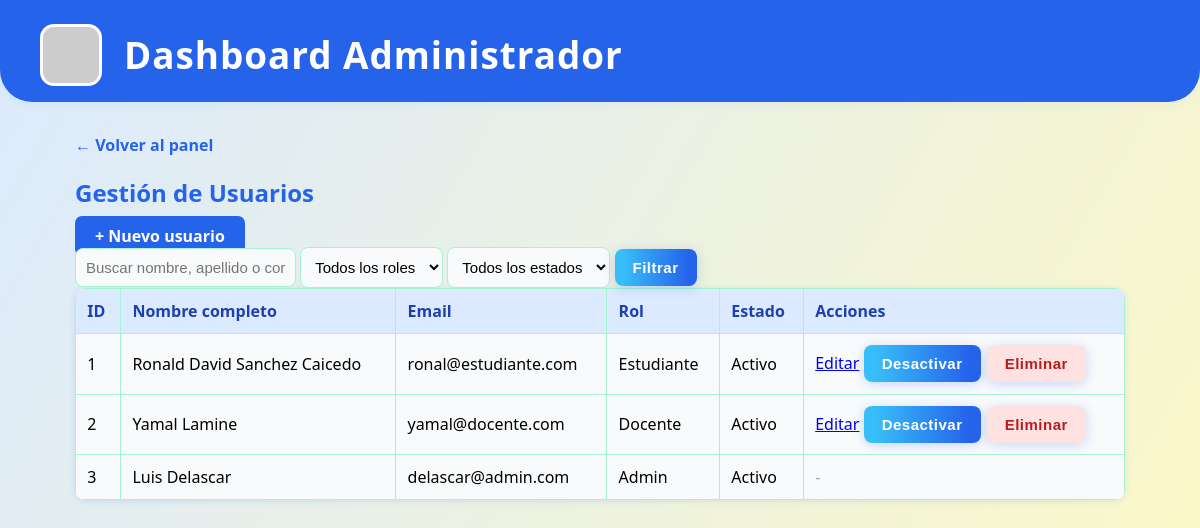
/colegio-dashboard/admin_usuarios.php (signed in), run on the app's committed database.
### tables this page shows
CREATE TABLE `usuarios` (
  `id_usuario` int(11) NOT NULL,
  `nombre` varchar(100) NOT NULL,
  `apellido` varchar(100) NOT NULL,
  `documento_identidad` varchar(50) NOT NULL,
  `tipo_usuario` enum('estudiante','docente','admin') NOT NULL,
  `email` varchar(255) NOT NULL,
  `telefono` varchar(20) DEFAULT NULL,
  `direccion` varchar(255) DEFAULT NULL,
  `estado` enum('activo','inactivo') NOT NULL,
  `fecha_registro` timestamp NOT NULL DEFAULT current_timestamp(),
  `password` varchar(255) NOT NULL
);

### colegio-dashboard/admin_usuarios.php (the view, shortened to what this page needs)
<?php
require_once 'includes/db.php';
$busqueda = isset($_GET['q']) ? trim($_GET['q']) : '';
$query = "SELECT id_usuario, nombre, apellido, email, tipo_usuario, estado FROM usuarios WHERE 1=1";
$query .= " ORDER BY tipo_usuario ASC, estado DESC, nombre ASC";
$stmt = $conn->prepare($query);
$stmt->execute();
$res = $stmt->get_result();
$usuarios = $res->fetch_all(MYSQLI_ASSOC);
?>
<!DOCTYPE html>
<html lang="es">
<head>
    <link rel="stylesheet" href="assets/dashboard.css"/>
</head>
<body>
    <?php include 'header_dashboard_d.php'; ?>
    <div class="container" style="max-width:1050px; margin: 0 auto;">
        <div class="usuarios-header">
            <a href="admin_dashboard.php" class="volver-btn" style="color:#2563eb;font-weight:700;text-decoration:none;">&larr; Volver al panel</a>
            <h2>Gestión de Usuarios</h2>
            <a href="admin_usuario_nuevo.php" class="nuevo-btn" style="background:#2563eb;color:#fff;padding:9px 20px;border-radius:7px;font-weight:700;text-decoration:none;">+ Nuevo usuario</a>
            <form class="usuarios-filtros" method="get" action="">
                <input type="text" name="q" placeholder="Buscar nombre, apellido o correo" value="<?php echo htmlspecialchars($busqueda); ?>">
                <select name="tipo_usuario">
                    <option value="">Todos los roles</option>
                </select>
                <select name="estado">
                    <option value="">Todos los estados</option>
                </select>
                <button type="submit">Filtrar</button>
            </form>
        </div>
        <table class="usuarios-table">
            <thead>
                <tr>
                    <th>ID</th>
                    <th>Nombre completo</th>
                    <th>Email</th>
                    <th>Rol</th>
                    <th>Estado</th>
                    <th>Acciones</th>
                </tr>
            </thead>
            <tbody>
            <?php if (count($usuarios) === 0): ?>
                <tr><td colspan="6" style="text-align:center;">No se encontraron usuarios.</td></tr>
            <?php else: foreach ($usuarios as $u): ?>
                <tr>
                    <td><?php echo $u['id_usuario']; ?></td>
                    <td><?php echo htmlspecialchars($u['nombre'] . ' ' . $u['apellido']); ?></td>
                    <td><?php echo htmlspecialchars($u['email']); ?></td>
                    <td class="usuario-tipo-<?php echo $u['tipo_usuario']; ?>">
                        <?php echo ucfirst($u['tipo_usuario']); ?>
                    </td>
                    <td class="usuario-estado-<?php echo $u['estado']; ?>">
                        <?php echo ucfirst($u['estado']); ?>
                    </td>
                    <td>
                        <div class="acciones-form">
                        <?php if ($u['tipo_usuario'] != 'admin'): ?>
                            <a href="admin_usuario_editar.php?id=<?php echo $u['id_usuario']; ?>" class="editar" title="Editar usuario">Editar</a>
                            <form method="post" style="display:inline;">
                                <?php if ($u['estado'] == 'activo'): ?>
                                    <button type="submit" name="accion" value="desactivar" class="desactivar" title="Desactivar usuario">Desactivar</button>
                                <?php else: ?>
                                    <button type="submit" name="accion" value="activar" class="activar" title="Activar usuario">Activar</button>
                                <?php endif; ?>
                            </form>
                            <form method="post" style="display:inline;" onsubmit="return confirmarEliminacion(this);">
                                <button type="submit" name="accion" value="eliminar" class="eliminar" title="Eliminar usuario">Eliminar</button>
                            </form>
                        <?php else: ?>
                            <span style="color: #a3a3a3;">-</span>
                        <?php endif; ?>
                        </div>
                    </td>
                </tr>
            <?php endforeach; endif; ?>
            </tbody>
        </table>
    </div>
</body>
</html>

### colegio-dashboard/assets/dashboard.css (style rules this page uses)
body { background: linear-gradient(120deg, #dbeafe 0%, #fef9c3 100%); font-family: 'Segoe UI', 'Nunito', Arial, sans-serif; margin: 0; padding: 0; min-height: 100vh; }
h1, h2 { color: #2563eb; margin-bottom: 16px; font-weight: 800; font-family: 'Segoe UI', 'Nunito', Arial, sans-serif; }
table { border-collapse: collapse; width: 100%; background: #f9fafb; margin-bottom: 0.7em; border-radius: 10px; overflow: hidden; box-shadow: 0 1px 6px #2563eb22; }
th, td { border: 1px solid #a7f3d0; padding: 0.7em; text-align: left; }
th { background: #dbeafe; color: #1e40af; font-weight: 700; }
input, select { padding: 10px; border: 1.5px solid #a7f3d0; border-radius: 8px; font-size: 15px; outline: none; background: #f9fafb; transition: border-color 0.2s, box-shadow 0.2s; }
button { background: linear-gradient(90deg, #38bdf8 10%, #2563eb 90%); color: #fff; border: none; padding: 10px 18px; border-radius: 8px; font-size: 15px; font-weight: 700; cursor: pointer; margin-top: 0; letter-spacing: 0.5px; transition: background 0.17s, box-shadow 0.17s; box-shadow: 0 2px 12px #2563eb3a; }

### colegio-dashboard/admin_usuarios.php (style rules this page uses)
.acciones-form .eliminar { color: #b91c1c; background: #fee2e2; margin-left: 2px; }

### data on the page
usuarios: id_usuario "1", nombre+apellido "Ronald David Sanchez Caicedo", email "ronal@estudiante.com", tipo_usuario "Estudiante", estado "Activo", shows "Desactivar"
usuarios: id_usuario "2", nombre+apellido "Yamal Lamine", email "yamal@docente.com", tipo_usuario "Docente", estado "Activo", shows "Desactivar"
usuarios: id_usuario "3", nombre+apellido "Luis Delascar", email "delascar@admin.com", tipo_usuario "Admin", estado "Activo"
